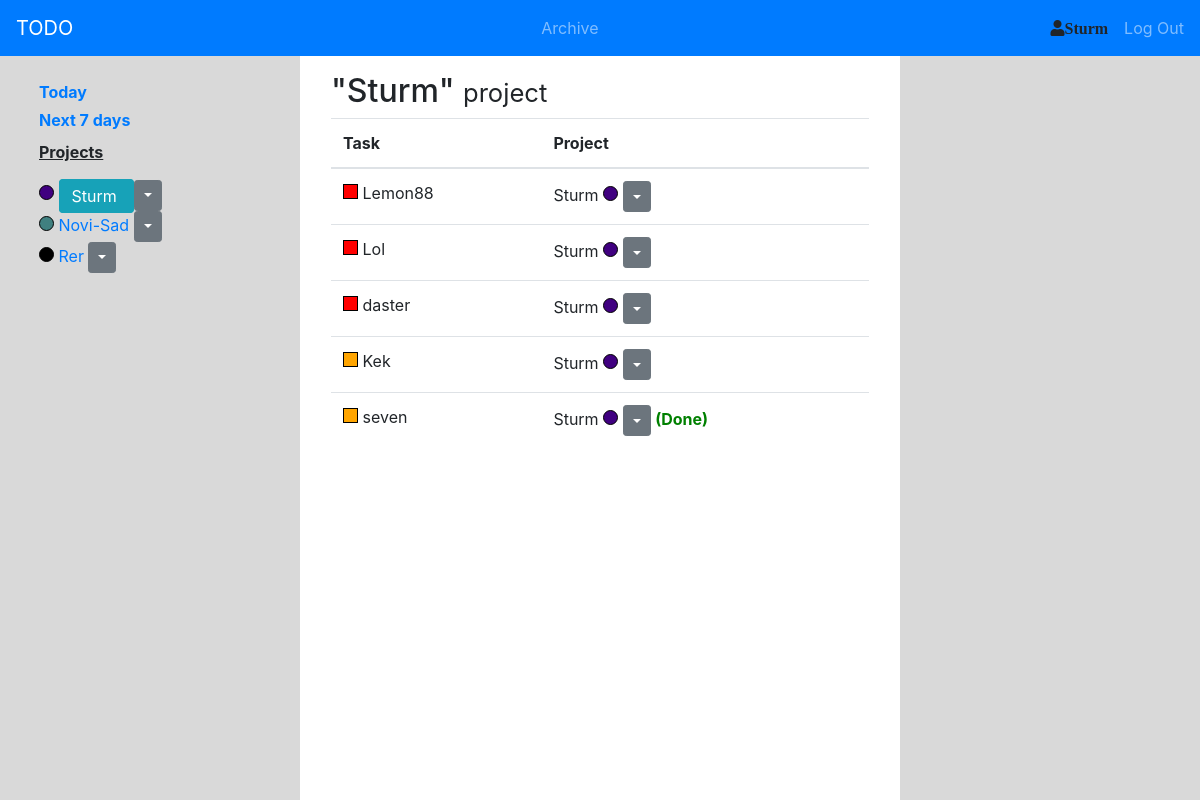
/project/sturm-1561563593/detail/ (signed in), run on an earlier commit of the app's database.
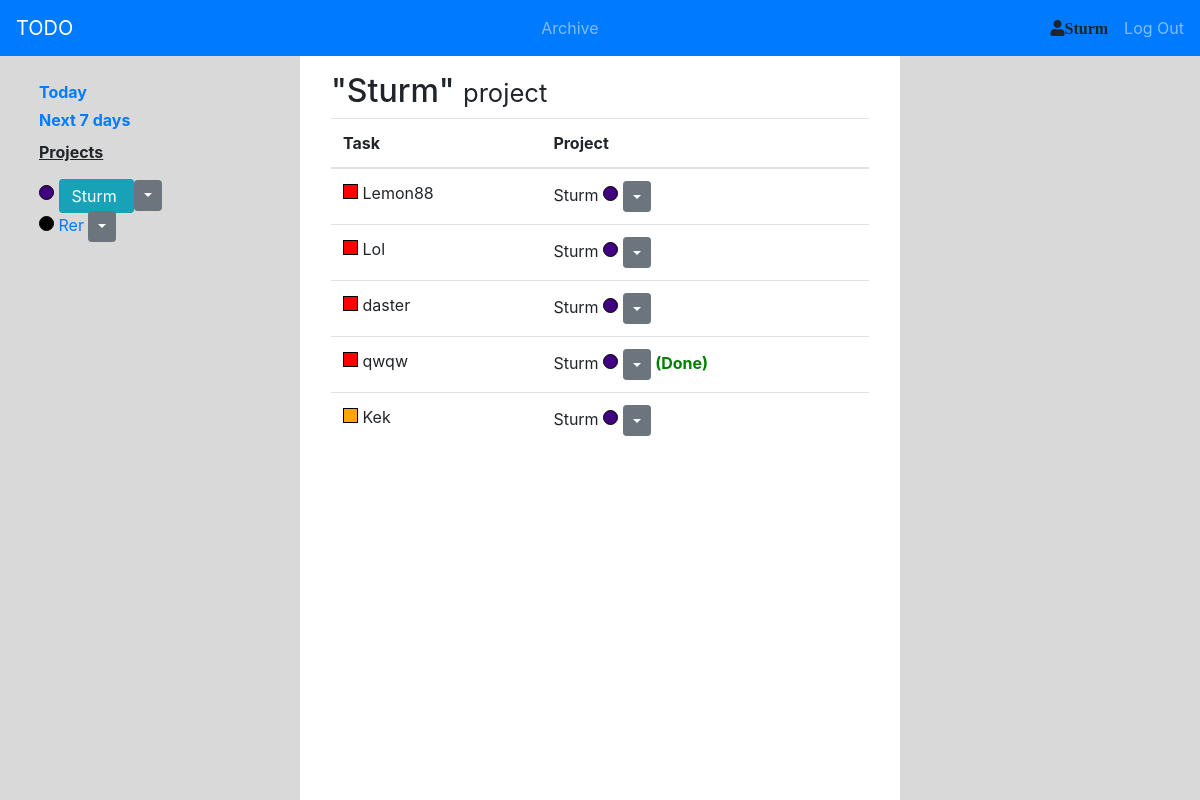
And on a later commit of the database.
### todo_app/models.py (models this page shows, shortened)
class Project(models.Model):
    name = models.CharField(max_length=20)
    colour = models.CharField(max_length=7)
    slug = models.SlugField(max_length=30, unique=True, blank=True)
    user = models.ForeignKey(User, on_delete=models.CASCADE)
    class Meta:
        unique_together = ('name', 'colour', 'user')
    def get_absolute_url(self):
        return reverse('project_detail_url', kwargs={'slug': self.slug})
    def __str__(self):
        return self.name

class Task(models.Model):
    LOW = 3
    MID = 2
    HIGH = 1
    CHOICES_OF_PRIORITY = (
        (LOW, 'Low'),
        (MID, 'Mid'),
        (HIGH, 'High')
    )
    name = models.CharField(max_length=30)
    priority = models.PositiveSmallIntegerField(choices=CHOICES_OF_PRIORITY, default=LOW)
    date_until = models.DateTimeField()
    status = models.CharField(max_length=4, blank=True)
    project = models.ForeignKey(Project, on_delete=models.CASCADE)
    class Meta:
        ordering = ['priority']

### todo_app/views.py (the view)
# urls.py: path('project/<str:slug>/detail/', project_detail, name='project_detail_url'),
@login_required
def project_detail(request, slug):
    user = User.objects.get(id=request.user.id)
    projects = user.project_set.all()
    project = user.project_set.get(slug=slug)
    tasks = project.task_set.all()
    context = {
        'redirect_url': 'project_detail_url',
        'slug': slug,
        'title': project.name + ' PROJECT',
        'projects': projects,
        'project': project,
        'tasks': tasks}
    return render(request, 'todo_app/project.html', context=context)

### todo_app/templates/todo_app/project.html
{% extends 'todo_app/todo_base.html' %}
{% block left-block %}
    {% include 'todo_app/includes/left_block_universal.html' %}
{% endblock %}
{% block center-block %}
    {% include 'todo_app/includes/center_block_project.html' %}
{% endblock %}

### todo_app/templates/todo_app/todo_base.html (shortened to what this page needs)
{% extends 'base.html' %}
{% block content %}
    <div class="container-fluid">
        <div class="row b-height">
            <div class="col-3 text-left" id="left-block">
                {% block left-block %}
                {% endblock %}
            </div>
            <div class="col-6" id="center-block">
                {% block center-block %}
                {% endblock %}
            </div>
            <div class="col-3" id="right-block">
            </div>
        </div>
    </div>
{% endblock %}

### templates/base.html (shortened to what this page needs)
{% load static %}
<!DOCTYPE html>
<html>
	<head>
		<link rel="stylesheet" href="https://stackpath.bootstrapcdn.com/bootstrap/4.3.1/css/bootstrap.min.css">
		<link rel="stylesheet" href="{% static 'css/style.css' %}">
		<link rel="stylesheet" href="https://use.fontawesome.com/releases/v5.8.1/css/all.css">
	</head>
	<body>
		<nav class="navbar navbar-dark bg-primary">
			<a class="navbar-brand" href="{% url 'main_url' %}">TODO</a>
			{% if user.is_authenticated %}
				<div class="navbar-nav ml-auto">
					<a href="{% url 'archive_url' %}" class="nav-item nav-link">Archive</a>
				</div>
				<div class="navbar-nav ml-auto mr-3">
					<p class="navbar-nav"><i class="fas fa-user">{{ user.username }}</i></p>
				</div>
				<div class="navbar-nav">
					<a href="{% url 'logout_url' %}" class="nav-item nav-link">Log Out</a>
				</div>
			{% endif %}
		</nav>
		{% block content %}{% endblock %}
	</body>
</html>

### todo_app/templates/todo_app/includes/left_block_universal.html (shortened to what this page needs)
                <div class="m-4">
                    <a href="{% url 'today_url' %}" class="{% if today_obj %}btn btn-info{% endif %}"><strong>Today</strong> {% if today_obj %}<b>({{ tasks.count }})</b>{% endif %}</a>
                    <a href="{% url 'next7days_url' %}" class="mt-1 {% if next7days_obj %}btn btn-info{% endif %}"><strong>Next 7 days</strong> {% if next7days_obj %}({{ tasks.count }}){% endif %}</a>
                    <p class="mt-2" style='text-decoration:underline;'><strong>Projects</strong></p>
                    {% for project in projects %}
                        <div>
                            <div class="project-circle" style="background: {{ project.colour }}"></div>
                            <a href="{{ project.get_absolute_url }}" class="d-inline {% if project.slug == slug %}btn btn-info{% endif %}">{{ project.name }} </a>
                          <button type="button" class="btn btn-sm btn-secondary dropdown-toggle dropdown-toggle-split" data-toggle="dropdown" aria-haspopup="true" aria-expanded="false">
                          </button>
                        </div>
                    {% endfor %}
                </div>

### todo_app/templates/todo_app/includes/center_block_project.html (shortened to what this page needs)
                <div class="m-3">
                    <h2>"{{ project.name }}" <small>project</small></h2>
                    <table class="table">
                        <thead>
                        <tr>
                            <th scope="col">Task</th>
                            <th scope="col">Project</th>
                        </tr>
                        </thead>
                        <tbody>
                        {% if tasks %}
                        {% for task in tasks %}
                            <tr>
                                <td>
                                    <div class="priority-square" style="background:{% if task.priority == 1 %}red{% elif task.priority == 2 %}orange{% elif task.priority == 3 %}white{% endif %}"></div>
                                    {{ task.name }}
                                </td>
                                <td>
                                    {{ task.project }}
                                    <div class="project-circle" style="background: {{ task.project.colour }}"></div>
                              <button type="button" class="btn btn-sm btn-secondary dropdown-toggle dropdown-toggle-split" data-toggle="dropdown" aria-haspopup="true" aria-expanded="false" >
                              </button>
                                    {% if task.status %}<b style="color: green">(Done)</b> {% endif %}
                                </td>
                            </tr>
                        {% endfor %}
                        {% endif %}
                        </tbody>
                    </table>
                </div>

### static/css/style.css (style rules this page uses)
.b-height { height: calc(100vh - 56px); }
a { display: block; }
#left-block, #right-block { background: #d9d9d9; }
.priority-square { width: 15px; height: 15px; display: inline-block; border: 1px solid black; }
.project-circle { width: 15px; height: 15px; display: inline-block; border: 1px solid black; border-radius: 100%; }

What changed in the data, as far as the page shows it:
removed Project: name "Novi-Sad"
removed Task: priority 2 (drawn), name "seven", project "Sturm", status "(Done)"
added Task: priority 1 (drawn), name "qwqw", project "Sturm", status "(Done)"
